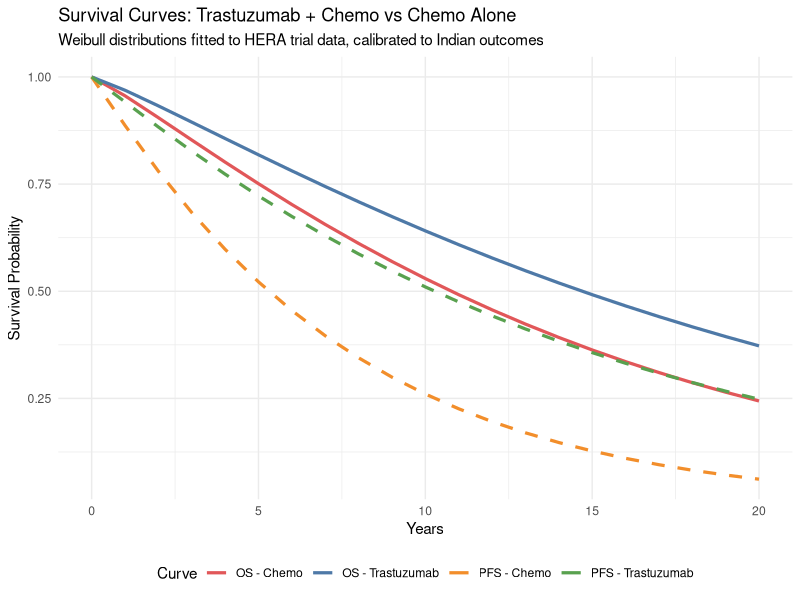
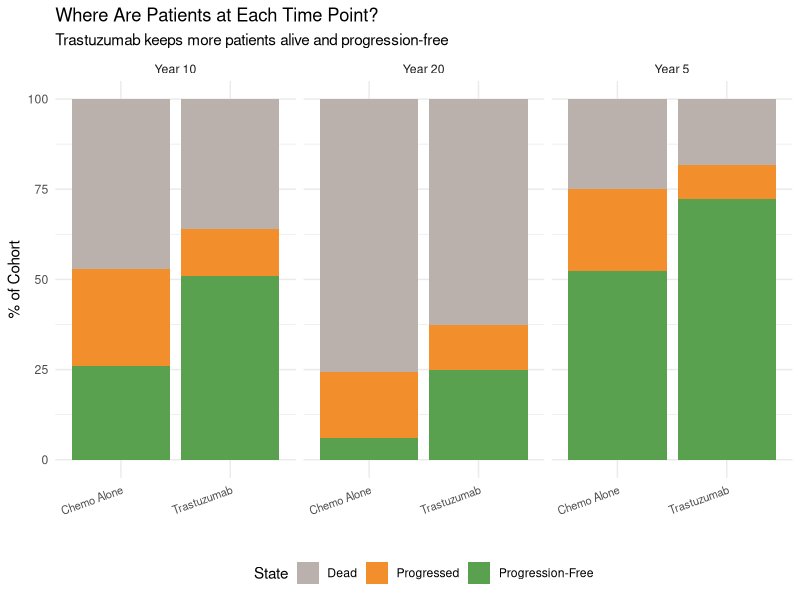
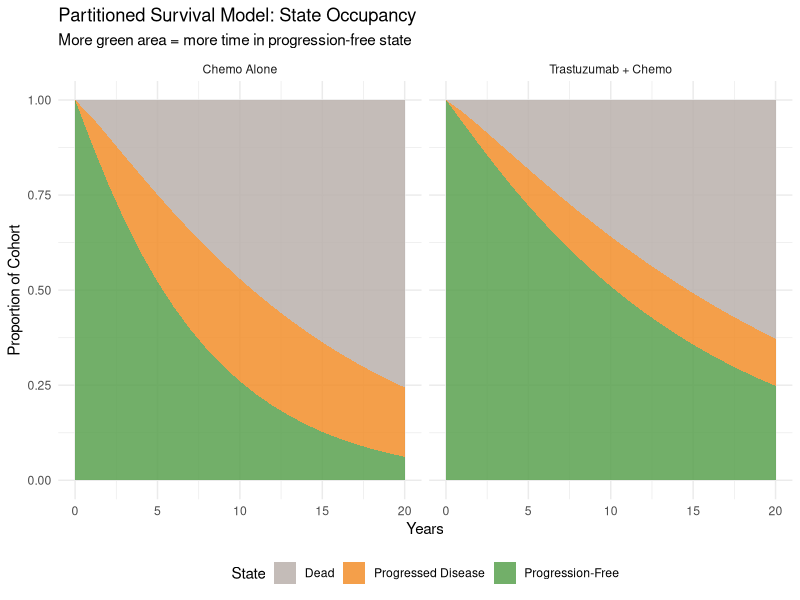
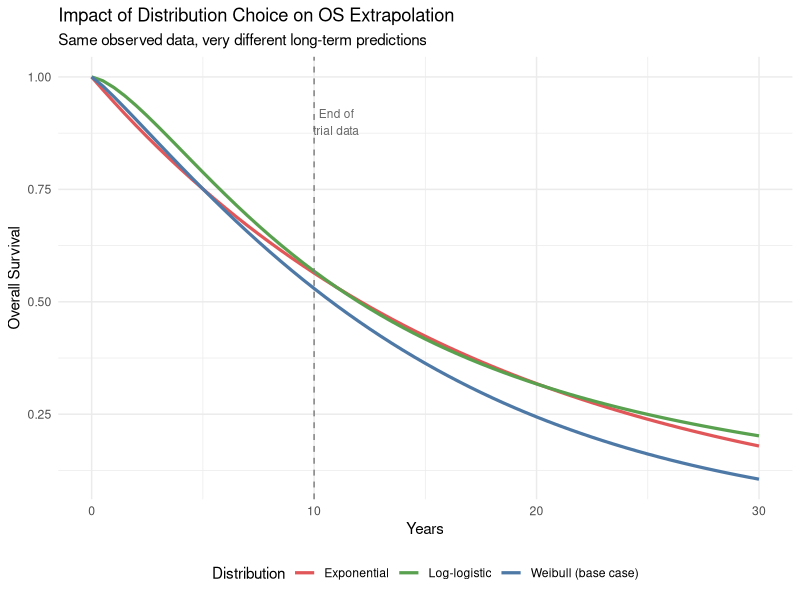
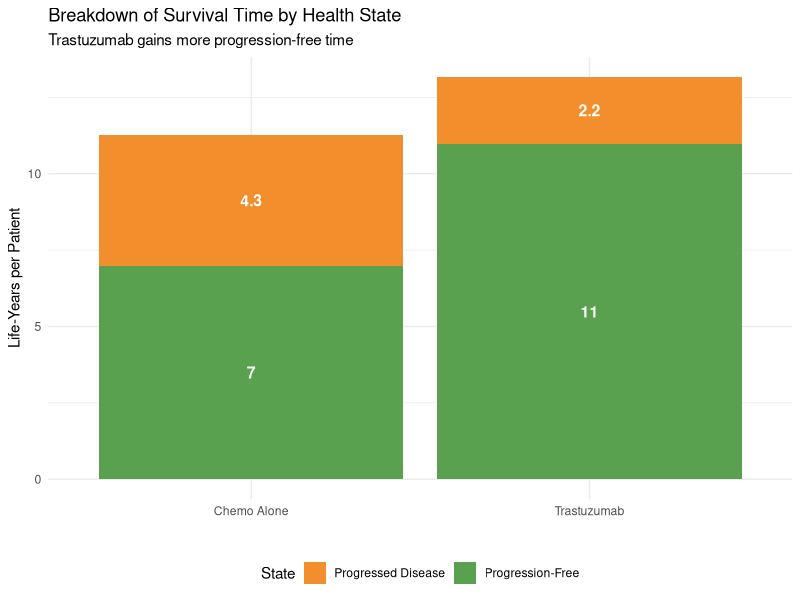

These figures' R source, in order:
## ---- chunk 1
#| label: fig-psm-structure
#| echo: true
#| fig-cap: "Partitioned survival model: three health states derived from OS and PFS curves"

library(DiagrammeR)

grViz("
digraph psm_structure {
  graph [rankdir=LR, bgcolor='transparent', fontname='Helvetica', nodesep=0.6]
  node [fontname='Helvetica', fontsize=11, style='filled,rounded', shape=box]

  PF [label='Progression-Free\n(PF)\n\nProportion = PFS(t)\nUtility = 0.80\nCost varies by arm', fillcolor='#59a14f', fontcolor='white', width=2.5]
  PD [label='Progressed\nDisease (PD)\n\nProportion = OS(t) - PFS(t)\nUtility = 0.55\nCost = ₹1,80,000/yr', fillcolor='#f28e2b', fontcolor='white', width=2.5]
  Dead [label='Dead\n\nProportion = 1 - OS(t)\nUtility = 0\nCost = 0', fillcolor='#bab0ac', fontcolor='white', width=2.5, shape=doublecircle]

  PF -> PD [label='Progression']
  PD -> Dead [label='Death']
  PF -> Dead [label='Death\n(without progression)', style=dashed]
}
")
## ---- chunk 2
#| label: parameters
#| echo: true

# ============================================================
# MODEL PARAMETERS — Breast Cancer Partitioned Survival Model
# ============================================================

# --- Time Horizon ---
time_horizon <- 20  # years (lifetime horizon for early breast cancer)
cycle_length <- 1   # annual cycles
n_cycles <- time_horizon / cycle_length
time_points <- seq(0, time_horizon, by = cycle_length)

# --- Survival Parameters ---
# We use Weibull distributions fitted to trial data
# PFS and OS for both arms
# Source: HERA trial (Camerini et al.); adapted with Indian survival
#         data from CONCORD study (5-year survival 66.1% in control)

# Weibull parameterisation: S(t) = exp(-lambda * t^gamma)
# lambda = scale parameter, gamma = shape parameter

# CHEMOTHERAPY ALONE (Control arm)
# OS: calibrated to 5-year survival ~66%, 10-year ~55%
os_lambda_control  <- 0.045
os_gamma_control   <- 1.15

# PFS: calibrated to median PFS ~4.5 years
pfs_lambda_control <- 0.12
pfs_gamma_control  <- 1.05

# TRASTUZUMAB + CHEMOTHERAPY (Intervention arm)
# OS: HR ~0.70 (30% reduction in mortality)
# PFS: HR ~0.50 (50% improvement in DFS)
# Applied as multiplicative effect on lambda
hr_os  <- 0.70
hr_pfs <- 0.50

os_lambda_intervention  <- os_lambda_control * hr_os
os_gamma_intervention   <- os_gamma_control

pfs_lambda_intervention <- pfs_lambda_control * hr_pfs
pfs_gamma_intervention  <- pfs_gamma_control

# --- Costs (₹ per year) ---
# Source: Tata Memorial Centre data; PMJAY rates; Shrestha et al. 2020
cost_pf_chemo  <- 25000     # Follow-up, routine monitoring (chemo alone)
cost_pf_trast  <- 420000    # Trastuzumab (year 1 only: ~6-8 doses) + monitoring
cost_pf_trast_maintenance <- 25000  # Years 2+ (same as chemo, trastuzumab stopped)
cost_pd        <- 180000    # Progressed disease: palliative care, second-line chemo
cost_dead      <- 0

# --- Utility Weights ---
# Source: Tata Memorial CEA; adapted from Beauchemin et al. 2014
utility_pf <- 0.80    # Progression-free
utility_pd <- 0.55    # Progressed disease
utility_dead <- 0.00

# --- Discount Rate ---
discount_rate <- 0.03
## ---- chunk 3
#| label: survival-curves
#| echo: true
#| fig-cap: "Overall survival and progression-free survival curves"

library(ggplot2)

# Weibull survival function: S(t) = exp(-lambda * t^gamma)
weibull_surv <- function(t, lambda, gamma) {
  exp(-lambda * t^gamma)
}

# Generate survival curves for both arms
surv_data <- data.frame(
  Time = rep(time_points, 4),
  Survival = c(
    weibull_surv(time_points, os_lambda_control, os_gamma_control),
    weibull_surv(time_points, os_lambda_intervention, os_gamma_intervention),
    weibull_surv(time_points, pfs_lambda_control, pfs_gamma_control),
    weibull_surv(time_points, pfs_lambda_intervention, pfs_gamma_intervention)
  ),
  Curve = rep(c("OS - Chemo", "OS - Trastuzumab",
                "PFS - Chemo", "PFS - Trastuzumab"), each = length(time_points)),
  Type = rep(c("OS", "OS", "PFS", "PFS"), each = length(time_points))
)

ggplot(surv_data, aes(x = Time, y = Survival, colour = Curve, linetype = Type)) +
  geom_line(linewidth = 1.1) +
  scale_colour_manual(values = c("OS - Chemo" = "#e15759",
                                  "OS - Trastuzumab" = "#4e79a7",
                                  "PFS - Chemo" = "#f28e2b",
                                  "PFS - Trastuzumab" = "#59a14f")) +
  scale_linetype_manual(values = c("OS" = "solid", "PFS" = "dashed")) +
  labs(
    x = "Years", y = "Survival Probability",
    title = "Survival Curves: Trastuzumab + Chemo vs Chemo Alone",
    subtitle = "Weibull distributions fitted to HERA trial data, calibrated to Indian outcomes"
  ) +
  theme_minimal() +
  theme(legend.position = "bottom") +
  guides(linetype = "none")
## ---- chunk 4
#| label: psm-calculation
#| echo: true

# --- Calculate state occupancy at each time point ---

# Control arm (Chemotherapy alone)
os_control  <- weibull_surv(time_points, os_lambda_control, os_gamma_control)
pfs_control <- weibull_surv(time_points, pfs_lambda_control, pfs_gamma_control)

# Ensure PFS never exceeds OS (logical constraint)
pfs_control <- pmin(pfs_control, os_control)

# State proportions at each time point
prop_pf_control   <- pfs_control
prop_pd_control   <- os_control - pfs_control
prop_dead_control <- 1 - os_control

# Intervention arm (Trastuzumab + Chemotherapy)
os_intervention  <- weibull_surv(time_points, os_lambda_intervention, os_gamma_intervention)
pfs_intervention <- weibull_surv(time_points, pfs_lambda_intervention, pfs_gamma_intervention)
pfs_intervention <- pmin(pfs_intervention, os_intervention)

prop_pf_intervention   <- pfs_intervention
prop_pd_intervention   <- os_intervention - pfs_intervention
prop_dead_intervention <- 1 - os_intervention

cat("=== State Occupancy at Key Time Points ===\n\n")
cat("CONTROL (Chemo alone):\n")
cat("  Year 5:  PF =", round(prop_pf_control[6], 3),
    "  PD =", round(prop_pd_control[6], 3),
    "  Dead =", round(prop_dead_control[6], 3), "\n")
cat("  Year 10: PF =", round(prop_pf_control[11], 3),
    "  PD =", round(prop_pd_control[11], 3),
    "  Dead =", round(prop_dead_control[11], 3), "\n")
cat("  Year 20: PF =", round(prop_pf_control[21], 3),
    "  PD =", round(prop_pd_control[21], 3),
    "  Dead =", round(prop_dead_control[21], 3), "\n\n")

cat("TRASTUZUMAB + CHEMO:\n")
cat("  Year 5:  PF =", round(prop_pf_intervention[6], 3),
    "  PD =", round(prop_pd_intervention[6], 3),
    "  Dead =", round(prop_dead_intervention[6], 3), "\n")
cat("  Year 10: PF =", round(prop_pf_intervention[11], 3),
    "  PD =", round(prop_pd_intervention[11], 3),
    "  Dead =", round(prop_dead_intervention[11], 3), "\n")
cat("  Year 20: PF =", round(prop_pf_intervention[21], 3),
    "  PD =", round(prop_pd_intervention[21], 3),
    "  Dead =", round(prop_dead_intervention[21], 3), "\n")
## ---- chunk 5
#| label: fig-state-occupancy-bars
#| echo: true
#| fig-cap: "State occupancy at years 5, 10, and 20"

occ_data <- data.frame(
  Year = rep(c("Year 5", "Year 10", "Year 20"), each = 2),
  Strategy = rep(c("Chemo Alone", "Trastuzumab"), 3),
  PF = c(prop_pf_control[6], prop_pf_intervention[6],
         prop_pf_control[11], prop_pf_intervention[11],
         prop_pf_control[21], prop_pf_intervention[21]),
  PD = c(prop_pd_control[6], prop_pd_intervention[6],
         prop_pd_control[11], prop_pd_intervention[11],
         prop_pd_control[21], prop_pd_intervention[21]),
  Dead = c(prop_dead_control[6], prop_dead_intervention[6],
           prop_dead_control[11], prop_dead_intervention[11],
           prop_dead_control[21], prop_dead_intervention[21])
)

library(tidyr)
occ_long <- pivot_longer(occ_data, cols = c(PF, PD, Dead),
                          names_to = "State", values_to = "Proportion")
occ_long$State <- factor(occ_long$State, levels = c("Dead", "PD", "PF"))

ggplot(occ_long, aes(x = Strategy, y = Proportion * 100, fill = State)) +
  geom_col() +
  facet_wrap(~Year) +
  scale_fill_manual(values = c("PF" = "#59a14f", "PD" = "#f28e2b", "Dead" = "#bab0ac"),
                    labels = c("PF" = "Progression-Free", "PD" = "Progressed", "Dead" = "Dead")) +
  labs(x = "", y = "% of Cohort",
       title = "Where Are Patients at Each Time Point?",
       subtitle = "Trastuzumab keeps more patients alive and progression-free") +
  theme_minimal() +
  theme(legend.position = "bottom", axis.text.x = element_text(size = 8, angle = 20, hjust = 1))
## ---- chunk 6
#| label: state-occupancy-plot
#| echo: true
#| fig-cap: "State occupancy over time — partitioned survival approach"

library(tidyr)

# Prepare data for stacked area plot
state_data <- data.frame(
  Time = rep(time_points, 6),
  Proportion = c(
    prop_pf_control, prop_pd_control, prop_dead_control,
    prop_pf_intervention, prop_pd_intervention, prop_dead_intervention
  ),
  State = rep(rep(c("Progression-Free", "Progressed Disease", "Dead"),
                  each = length(time_points)), 2),
  Strategy = rep(c("Chemo Alone", "Trastuzumab + Chemo"),
                 each = 3 * length(time_points))
)

state_data$State <- factor(state_data$State,
                           levels = c("Dead", "Progressed Disease", "Progression-Free"))

ggplot(state_data, aes(x = Time, y = Proportion, fill = State)) +
  geom_area(alpha = 0.85) +
  facet_wrap(~Strategy) +
  scale_fill_manual(values = c("Progression-Free" = "#59a14f",
                                "Progressed Disease" = "#f28e2b",
                                "Dead" = "#bab0ac")) +
  labs(
    x = "Years", y = "Proportion of Cohort",
    title = "Partitioned Survival Model: State Occupancy",
    subtitle = "More green area = more time in progression-free state"
  ) +
  theme_minimal() +
  theme(legend.position = "bottom")
## ---- chunk 7
#| label: costs-qalys
#| echo: true

# --- Half-cycle corrected state occupancy ---
# Average proportion between start and end of each cycle
hcc_pf_control   <- (prop_pf_control[1:n_cycles] + prop_pf_control[2:(n_cycles+1)]) / 2
hcc_pd_control   <- (prop_pd_control[1:n_cycles] + prop_pd_control[2:(n_cycles+1)]) / 2

hcc_pf_intervention <- (prop_pf_intervention[1:n_cycles] + prop_pf_intervention[2:(n_cycles+1)]) / 2
hcc_pd_intervention <- (prop_pd_intervention[1:n_cycles] + prop_pd_intervention[2:(n_cycles+1)]) / 2

# --- Discount factors ---
discount_factors <- 1 / (1 + discount_rate)^(0:(n_cycles - 1))

# --- CONTROL ARM: Costs ---
# Same cost structure throughout
cost_per_cycle_control <- hcc_pf_control * cost_pf_chemo +
                          hcc_pd_control * cost_pd

total_cost_control <- sum(cost_per_cycle_control * discount_factors)

# --- INTERVENTION ARM: Costs ---
# Year 1: trastuzumab cost; Years 2+: maintenance only
cost_pf_by_year <- c(cost_pf_trast, rep(cost_pf_trast_maintenance, n_cycles - 1))

cost_per_cycle_intervention <- hcc_pf_intervention * cost_pf_by_year +
                               hcc_pd_intervention * cost_pd

total_cost_intervention <- sum(cost_per_cycle_intervention * discount_factors)

# --- QALYs ---
qaly_per_cycle_control <- hcc_pf_control * utility_pf + hcc_pd_control * utility_pd
qaly_per_cycle_intervention <- hcc_pf_intervention * utility_pf +
                               hcc_pd_intervention * utility_pd

total_qaly_control <- sum(qaly_per_cycle_control * discount_factors)
total_qaly_intervention <- sum(qaly_per_cycle_intervention * discount_factors)

cat("=== Results (per patient) ===\n\n")
cat("CONTROL (Chemo alone):\n")
cat("  Total discounted cost: ₹", format(round(total_cost_control), big.mark = ","), "\n")
cat("  Total discounted QALYs:", round(total_qaly_control, 3), "\n\n")

cat("TRASTUZUMAB + CHEMO:\n")
cat("  Total discounted cost: ₹", format(round(total_cost_intervention), big.mark = ","), "\n")
cat("  Total discounted QALYs:", round(total_qaly_intervention, 3), "\n")
## ---- chunk 8
#| label: icer
#| echo: true

inc_cost <- total_cost_intervention - total_cost_control
inc_qaly <- total_qaly_intervention - total_qaly_control
icer <- inc_cost / inc_qaly

cat("=== Incremental Cost-Effectiveness ===\n\n")
cat("Incremental cost: ₹", format(round(inc_cost), big.mark = ","), "\n")
cat("Incremental QALYs:", round(inc_qaly, 3), "\n")
cat("ICER: ₹", format(round(icer), big.mark = ","), "per QALY gained\n\n")

# Compare with published Indian estimates
cat("Published Indian ICER (Shrestha et al. 2020):\n")
cat("  ₹1,34,413 to ₹1,78,877 per QALY (1-year trastuzumab)\n\n")

# WTP assessment
wtp_1gdp <- 170000
if (icer < wtp_1gdp) {
  cat("→ Cost-effective at 1x GDP per capita (₹1,70,000/QALY)\n")
} else if (icer < 3 * wtp_1gdp) {
  cat("→ Cost-effective at 3x GDP per capita (₹5,10,000/QALY)\n")
} else {
  cat("→ Not cost-effective at conventional thresholds\n")
}
## ---- chunk 9
#| label: extrapolation-comparison
#| echo: true
#| fig-cap: "How distribution choice affects OS extrapolation"

# Compare Weibull, Exponential, and Log-logistic for control OS
t_extrap <- seq(0, 30, by = 0.5)

# Weibull (our base case)
os_weibull <- exp(-os_lambda_control * t_extrap^os_gamma_control)

# Exponential (constant hazard — simpler but often unrealistic)
# Calibrate to same 5-year survival
rate_exp <- -log(weibull_surv(5, os_lambda_control, os_gamma_control)) / 5
os_exponential <- exp(-rate_exp * t_extrap)

# Log-logistic (heavier tail — more optimistic long-term)
# Approximate calibration
ll_alpha <- 12
ll_beta  <- 1.5
os_loglogistic <- 1 / (1 + (t_extrap / ll_alpha)^ll_beta)

extrap_data <- data.frame(
  Time = rep(t_extrap, 3),
  Survival = c(os_weibull, os_exponential, os_loglogistic),
  Distribution = rep(c("Weibull (base case)", "Exponential", "Log-logistic"),
                     each = length(t_extrap))
)

ggplot(extrap_data, aes(x = Time, y = Survival, colour = Distribution)) +
  geom_line(linewidth = 1.1) +
  geom_vline(xintercept = 10, linetype = "dashed", colour = "grey50") +
  annotate("text", x = 11, y = 0.9, label = "End of\ntrial data",
           colour = "grey40", size = 3) +
  scale_colour_manual(values = c("Weibull (base case)" = "#4e79a7",
                                  "Exponential" = "#e15759",
                                  "Log-logistic" = "#59a14f")) +
  labs(
    x = "Years", y = "Overall Survival",
    title = "Impact of Distribution Choice on OS Extrapolation",
    subtitle = "Same observed data, very different long-term predictions"
  ) +
  theme_minimal() +
  theme(legend.position = "bottom")
## ---- chunk 10
#| label: ly-breakdown
#| echo: true

# Total life-years (undiscounted) from the area under OS curve
ly_control <- sum((os_control[1:n_cycles] + os_control[2:(n_cycles+1)]) / 2)
ly_intervention <- sum((os_intervention[1:n_cycles] + os_intervention[2:(n_cycles+1)]) / 2)

# Time in PF (undiscounted)
pf_years_control <- sum(hcc_pf_control)
pf_years_intervention <- sum(hcc_pf_intervention)

# Time in PD (undiscounted)
pd_years_control <- sum(hcc_pd_control)
pd_years_intervention <- sum(hcc_pd_intervention)

cat("=== Life-Year and QALY Breakdown (undiscounted, per patient) ===\n\n")
cat("                     Chemo Alone    Trastuzumab\n")
cat("Total life-years:   ", round(ly_control, 2), "          ",
    round(ly_intervention, 2), "\n")
cat("Years in PF:        ", round(pf_years_control, 2), "          ",
    round(pf_years_intervention, 2), "\n")
cat("Years in PD:        ", round(pd_years_control, 2), "          ",
    round(pd_years_intervention, 2), "\n")
cat("LY gained:          ", round(ly_intervention - ly_control, 2), "\n")
cat("PF years gained:    ", round(pf_years_intervention - pf_years_control, 2), "\n")
## ---- chunk 11
#| label: fig-ly-waterfall
#| echo: true
#| fig-cap: "Life-years in each state: Trastuzumab vs Chemo Alone"

ly_data <- data.frame(
  State = rep(c("Progression-Free", "Progressed Disease"), 2),
  Strategy = rep(c("Chemo Alone", "Trastuzumab"), each = 2),
  Years = c(pf_years_control, pd_years_control,
            pf_years_intervention, pd_years_intervention)
)

ggplot(ly_data, aes(x = Strategy, y = Years, fill = State)) +
  geom_col() +
  geom_text(aes(label = round(Years, 1)), position = position_stack(vjust = 0.5), size = 4, colour = "white", fontface = "bold") +
  scale_fill_manual(values = c("Progression-Free" = "#59a14f", "Progressed Disease" = "#f28e2b")) +
  labs(x = "", y = "Life-Years per Patient",
       title = "Breakdown of Survival Time by Health State",
       subtitle = "Trastuzumab gains more progression-free time") +
  theme_minimal() +
  theme(legend.position = "bottom")
